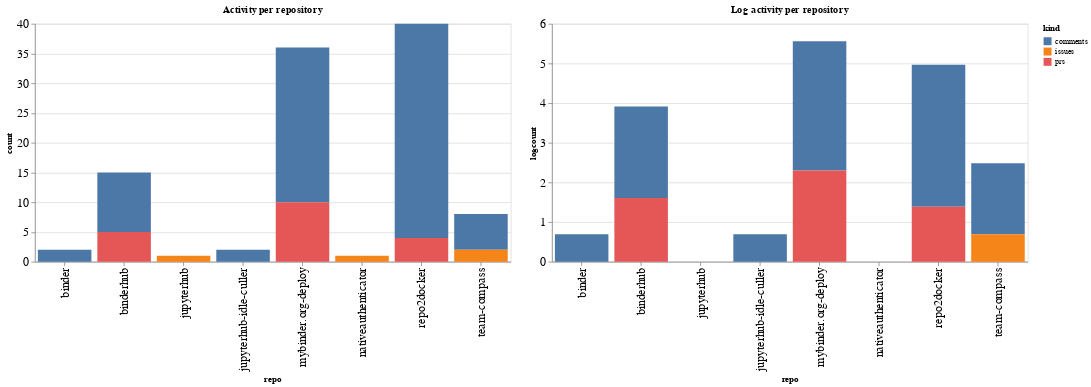

The code cell stored with this chart in its notebook:
### Code cell
ch1 = alt.Chart(repo_summaries, width=600, title="Activity per repository").mark_bar().encode(
    x='repo',
    y='count',
    color='kind',
    tooltip="kind"
)

ch2 = alt.Chart(repo_summaries, width=600, title="Log activity per repository").mark_bar().encode(
    x='repo',
    y='logcount',
    color='kind',
    tooltip="kind"
)

ch1 | ch2

### Figure 1 — Vega-Lite specification as saved in the notebook (floating-point values rounded to 4 significant figures)
{"config": {"axisLeft": {"labelFontSize": 15}, "axisBottom": {"labelFontSize": 15}}, "hconcat": [{"mark": "bar", "encoding": {"color": {"type": "nominal", "field": "kind"}, "tooltip": {"type": "nominal", "field": "kind"}, "x": {"type": "nominal", "field": "repo"}, "y": {"type": "quantitative", "field": "count"}}, "title": "Activity per repository", "width": 600}, {"mark": "bar", "encoding": {"color": {"type": "nominal", "field": "kind"}, "tooltip": {"type": "nominal", "field": "kind"}, "x": {"type": "nominal", "field": "repo"}, "y": {"type": "quantitative", "field": "logcount"}}, "title": "Log activity per repository", "width": 600}], "data": {"name": "data-c5d824dcc0622f3cc91be12ef8d15d03"}, "$schema": "https://vega.github.io/schema/vega-lite/v4.8.1.json", "datasets": {"data-c5d824dcc0622f3cc91be12ef8d15d03": [{"repo": "binder", "kind": "comments", "count": 2, "logcount": 0.6931}, {"repo": "binderhub", "kind": "comments", "count": 10, "logcount": 2.303}, {"repo": "binderhub", "kind": "prs", "count": 5, "logcount": 1.609}, {"repo": "jupyterhub", "kind": "issues", "count": 1, "logcount": 0.0}, {"repo": "jupyterhub-idle-culler", "kind": "comments", "count": 2, "logcount": 0.6931}, {"repo": "mybinder.org-deploy", "kind": "comments", "count": 26, "logcount": 3.258}, {"repo": "mybinder.org-deploy", "kind": "prs", "count": 10, "logcount": 2.303}, {"repo": "nativeauthenticator", "kind": "issues", "count": 1, "logcount": 0.0}, {"repo": "repo2docker", "kind": "comments", "count": 36, "logcount": 3.584}, {"repo": "repo2docker", "kind": "prs", "count": 4, "logcount": 1.386}, {"repo": "team-compass", "kind": "comments", "count": 6, "logcount": 1.792}, {"repo": "team-compass", "kind": "issues", "count": 2, "logcount": 0.6931}]}}
